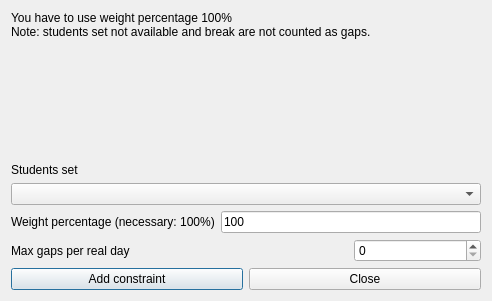
<?xml version="1.0" encoding="UTF-8"?>
<ui version="4.0">
 <class>AddConstraintStudentsSetMaxGapsPerRealDayForm_template</class>
 <widget class="QDialog" name="AddConstraintStudentsSetMaxGapsPerRealDayForm_template">
  <property name="geometry">
   <rect>
    <x>0</x>
    <y>0</y>
    <width>492</width>
    <height>301</height>
   </rect>
  </property>
  <property name="windowTitle">
   <string extracomment="This is the title of the dialog to add a new constraint of this type">Add students set max gaps per real day</string>
  </property>
  <layout class="QGridLayout" name="gridLayout">
   <item row="6" column="1" colspan="2">
    <widget class="QLineEdit" name="weightLineEdit">
     <property name="text">
      <string notr="true">100</string>
     </property>
    </widget>
   </item>
   <item row="8" column="0" colspan="3">
    <layout class="QHBoxLayout">
     <item>
      <widget class="QPushButton" name="addConstraintPushButton">
       <property name="text">
        <string>Add constraint</string>
       </property>
      </widget>
     </item>
     <item>
      <widget class="QPushButton" name="closePushButton">
       <property name="text">
        <string>Close</string>
       </property>
      </widget>
     </item>
    </layout>
   </item>
   <item row="7" column="2">
    <widget class="QSpinBox" name="maxGapsSpinBox"/>
   </item>
   <item row="6" column="0">
    <widget class="QLabel" name="weightTextLabel">
     <property name="frameShape">
      <enum>QFrame::NoFrame</enum>
     </property>
     <property name="frameShadow">
      <enum>QFrame::Plain</enum>
     </property>
     <property name="text">
      <string>Weight percentage (necessary: 100%)</string>
     </property>
     <property name="wordWrap">
      <bool>false</bool>
     </property>
    </widget>
   </item>
   <item row="4" column="0" colspan="3">
    <widget class="QLabel" name="studentsTextLabel">
     <property name="frameShape">
      <enum>QFrame::NoFrame</enum>
     </property>
     <property name="frameShadow">
      <enum>QFrame::Plain</enum>
     </property>
     <property name="text">
      <string>Students set</string>
     </property>
     <property name="wordWrap">
      <bool>false</bool>
     </property>
    </widget>
   </item>
   <item row="7" column="0" colspan="2">
    <widget class="QLabel" name="textLabel1">
     <property name="text">
      <string>Max gaps per real day</string>
     </property>
     <property name="wordWrap">
      <bool>false</bool>
     </property>
    </widget>
   </item>
   <item row="5" column="0" colspan="3">
    <widget class="QComboBox" name="studentsComboBox">
     <property name="editable">
      <bool>false</bool>
     </property>
     <property name="insertPolicy">
      <enum>QComboBox::NoInsert</enum>
     </property>
     <property name="duplicatesEnabled">
      <bool>false</bool>
     </property>
    </widget>
   </item>
   <item row="0" column="0" colspan="3">
    <widget class="QLabel" name="weightTextLabel_2">
     <property name="sizePolicy">
      <sizepolicy hsizetype="Minimum" vsizetype="Minimum">
       <horstretch>0</horstretch>
       <verstretch>0</verstretch>
      </sizepolicy>
     </property>
     <property name="frameShape">
      <enum>QFrame::NoFrame</enum>
     </property>
     <property name="frameShadow">
      <enum>QFrame::Plain</enum>
     </property>
     <property name="text">
      <string>You have to use weight percentage 100%
Note: students set not available and break are not counted as gaps.</string>
     </property>
     <property name="wordWrap">
      <bool>true</bool>
     </property>
    </widget>
   </item>
   <item row="3" column="0" colspan="3">
    <spacer name="spacer1">
     <property name="orientation">
      <enum>Qt::Vertical</enum>
     </property>
     <property name="sizeType">
      <enum>QSizePolicy::Expanding</enum>
     </property>
     <property name="sizeHint" stdset="0">
      <size>
       <width>20</width>
       <height>40</height>
      </size>
     </property>
    </spacer>
   </item>
  </layout>
 </widget>
 <layoutdefault spacing="6" margin="11"/>
 <resources/>
 <connections/>
</ui>
